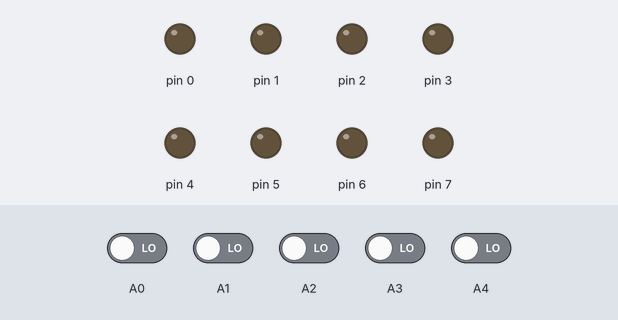
The sketch below on a simulated Arduino Uno, built with avr-gcc and run on an emulated ATmega328P. On the bench: output pins drawn as LEDs (lit = HIGH). The test bench sets the inputs (shaded band); at power-on: A0–4 LOW.

Above: at 1.2 s.
1.3 s: A0 driven HIGH
At 2.67 s:
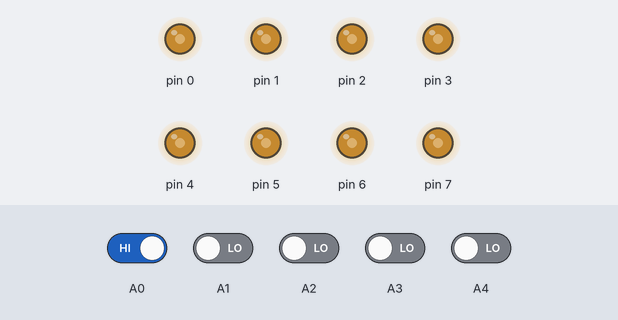
4.3 s: A0 driven LOW and A4 driven HIGH
7.3 s: A4 driven LOW
8.8 s: A4 driven HIGH
Timing chart, 0 to 29.7 s (numbered marks = the images above; inputs shaded):
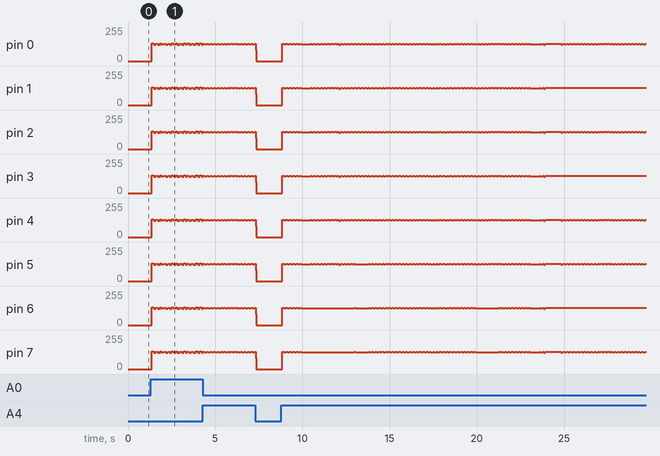

The sketch:

tone_generator.ino
```cpp
#include "timing.h"

void setup() {
  // put your setup code here, to run once:
  pinMode(0, OUTPUT);
  pinMode(1, OUTPUT);
  pinMode(2, OUTPUT);
  pinMode(3, OUTPUT);
  pinMode(4, OUTPUT);
  pinMode(5, OUTPUT);
  pinMode(6, OUTPUT);
  pinMode(7, OUTPUT);
  pinMode(A0, INPUT);
  pinMode(A1, INPUT);
  pinMode(A2, INPUT);
  pinMode(A3, INPUT);
  pinMode(A4, INPUT);
}

void loop() {
  // put your main code here, to run repeatedly:
  while (digitalRead(A0)) {
    square_wave(C4);
  }

  while (digitalRead(A1)) {
    square_wave(D4);
  }

  while (digitalRead(A2)) {
    square_wave(E4);
  }

  while (digitalRead(A3)) {
    square_wave(F4);
  }

  while (digitalRead(A4)) {
    square_wave(G4);
  }

}
```

timing.h
```cpp
//Defined here is how much time in microseconds for one cycle for each pitch.
//This is calculated by dividing 1 by the hertz of each note.
#define C4 3822
#define D4 3608
#define E4 3034
#define F4 2863
#define G4 2551
#define Af 2273
#define B4 2025

void binary_pins(int amplitude) {
  if (amplitude > 255) {
    digitalWrite(0, HIGH);
    digitalWrite(1, HIGH);
    digitalWrite(2, HIGH);
    digitalWrite(3, HIGH);
    digitalWrite(4, HIGH);
    digitalWrite(5, HIGH);
    digitalWrite(6, HIGH);
    digitalWrite(7, HIGH);
    return;

  } else if (amplitude < 0) {
    digitalWrite(0, LOW);
    digitalWrite(1, LOW);
    digitalWrite(2, LOW);
    digitalWrite(3, LOW);
    digitalWrite(4, LOW);
    digitalWrite(5, LOW);
    digitalWrite(6, LOW);
    digitalWrite(7, LOW);
    return;
  }

  for (int pin = 0, amp = amplitude; pin <= 7; pin++) {
    digitalWrite(pin, amp % 2);
    amp /= 2;
  }

  return;
}

void square_wave(int note) {
  unsigned long time = micros();
  while (micros() - time < note) {
    binary_pins(255);
  }

  time = micros();
  while (micros() - time < note) {
    binary_pins(0);
  }

  return;
}


void sawtooth_wave(int note) {
  unsigned long time;
  for (int amp = 255; amp >= 0; amp--) {
    time = micros();

    while (micros() - time < note/256) {
      binary_pins(amp);
    }
  }

  return;
}

void triangle_wave(int note) {
  unsigned long time;
  for (int amp = 255; amp >= 0; amp--) {
    time = micros();

    while (micros() - time < note/512) {
      binary_pins(amp);
    }
  }

  for (int amp = 0; amp <= 255; amp++) {
    time = micros();

    while (micros() - time < note/512) {
      binary_pins(amp);
    }
  }


  return;
}

void sine_wave() {


}

void add_waves() {

}
```

Measured:
- after the input at 1.3 s, pin 0: 0/255 → 132/255 after 0.06 s, → 123/255 0.12 s later, → 131/255 0.12 s later, → 123/255 0.12 s later, … (26 changes in this stretch); pin 1: 0/255 → 132/255 after 0.06 s, → 123/255 0.12 s later, → 131/255 0.12 s later, → 123/255 0.12 s later, … (26 changes in this stretch)
